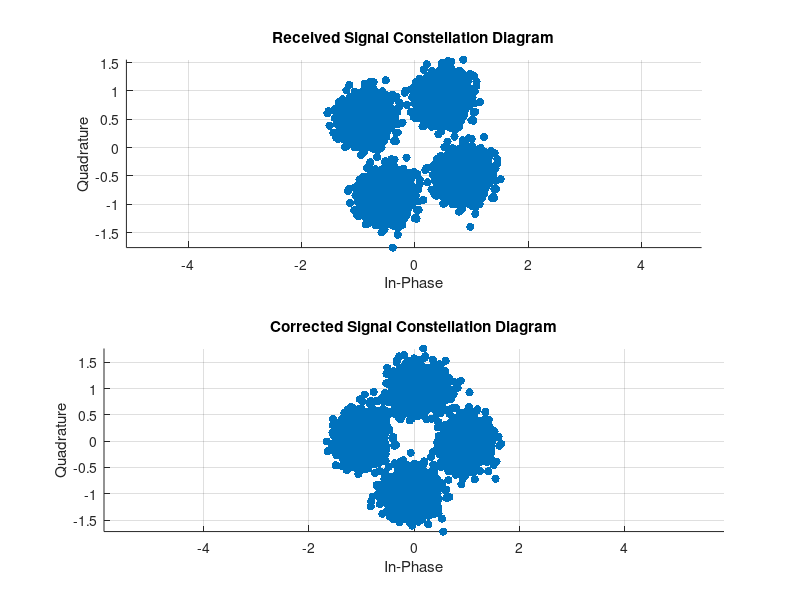
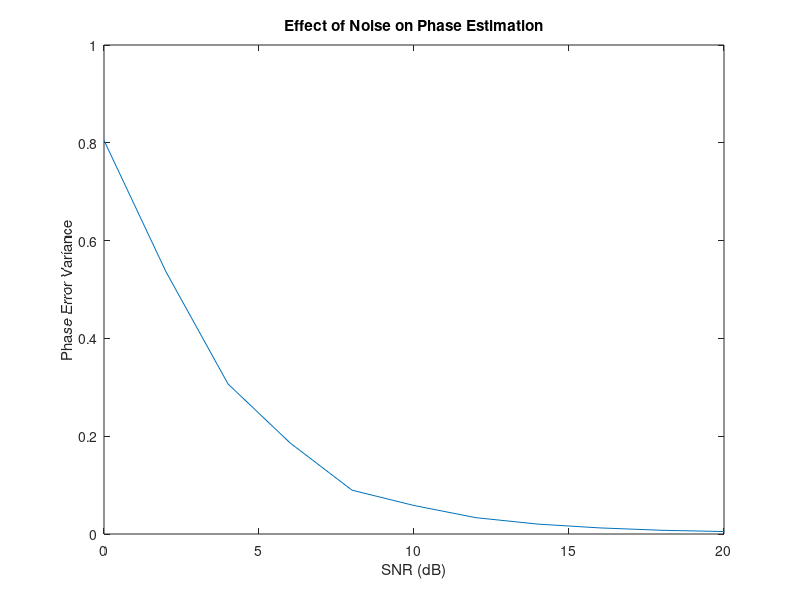
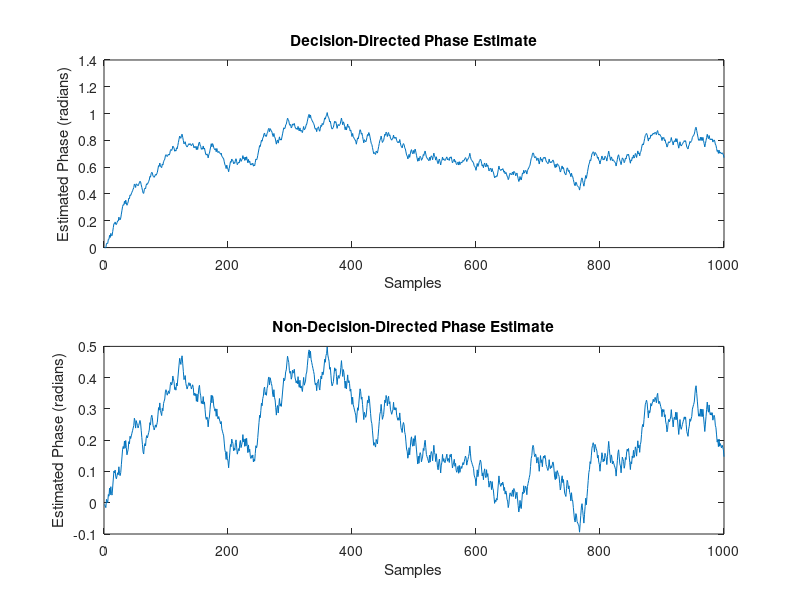

MATLAB code to generate these figures, in order:
clc; clear all; close all;
N = 1000;          % Number of symbols
SNR_dB = 10;       % Signal-to-Noise Ratio in dB
M = 4;             % QPSK modulation order
loop_bandwidth = 0.01; % PLL loop bandwidth
true_phase = pi / 3; % True phase of the carrier

% Generate QPSK symbols
tx_symbols = exp(1j * (2 * pi * (0:M-1) / M)); % QPSK constellation points
tx_data = randi([0 M-1], N, 1);                % Random data
tx_signal = tx_symbols(tx_data + 1);           % Modulated signal

% Add noise to the transmitted signal
noise = (1/sqrt(2*10^(SNR_dB/10))) * (randn(N, 1) + 1j * randn(N, 1));%gaussian noise
rx_signal = tx_signal .* exp(1j * true_phase) + noise; % Received signal

% 1. Maximum Likelihood Carrier Phase Estimation
estimated_phase_ml = angle(sum(conj(tx_signal) .* rx_signal)); % ML estimation

% 2. Phase-Locked Loop (PLL) Implementation
phase_error_pll = zeros(N, 1); % Phase error for PLL
estimated_phase_pll = zeros(N, 1); % Estimated phase for PLL
current_phase_estimate_pll = 0; % Initial phase estimate for PLL

for n = 1:N
    % Phase detection
    phase_error_pll(n) = angle(rx_signal(n) * exp(-1j * current_phase_estimate_pll)); 
    current_phase_estimate_pll = current_phase_estimate_pll + loop_bandwidth * phase_error_pll(n);
    estimated_phase_pll(n) = current_phase_estimate_pll;
end

% 3. Apply Phase Correction to Received Signal
corrected_rx_signal = rx_signal .* exp(-1j * estimated_phase_pll); % Corrected received signal

% Plot Original and Corrected Constellation Diagrams
figure;
subplot(2, 1, 1);
scatter(real(rx_signal), imag(rx_signal), 'filled');
title('Received Signal Constellation Diagram');
xlabel('In-Phase');
ylabel('Quadrature');
axis equal;
grid on;

subplot(2, 1, 2);
scatter(real(corrected_rx_signal), imag(corrected_rx_signal), 'filled');
title('Corrected Signal Constellation Diagram');
xlabel('In-Phase');
ylabel('Quadrature');
axis equal;
grid on;

% 4. Effect of Additive Noise on Phase Estimate
SNR_dB_range = 0:2:20; % SNR range for variance calculation
phase_error_variance = zeros(length(SNR_dB_range), 1);

for idx = 1:length(SNR_dB_range)
    SNR_dB = SNR_dB_range(idx);
    noise_variance = 1/(2*10^(SNR_dB/10));
    noise = sqrt(noise_variance) * (randn(N, 1) + 1j * randn(N, 1));
    
    % Received signal with noise
    rx_signal = exp(1j * true_phase) + noise; % Use a single reference for variance calculatio
    % Phase error variance
    phase_error_variance(idx) = var(angle(rx_signal) - true_phase);
end

% Plot the phase error variance as a function of SNR
figure;
plot(SNR_dB_range, phase_error_variance);
xlabel('SNR (dB)');
ylabel('Phase Error Variance');
title('Effect of Noise on Phase Estimation');

% 5. Decision-Directed and Non-Decision-Directed Loops
phase_error_dd = zeros(N, 1); % Decision-directed phase error
phase_error_ndd = zeros(N, 1); % Non-decision-directed phase error
estimated_phase_dd = zeros(N, 1);
estimated_phase_ndd = zeros(N, 1);

% Initialization
current_phase_estimate_dd = 0;
current_phase_estimate_ndd = 0;

for n = 1:N
    % Simulate received signal with phase offset and noise
    noise = (1/sqrt(2*10^(SNR_dB))) * (randn + 1j * randn);
    rx_signal = tx_signal(n) * exp(1j * true_phase) + noise;

    % Decision-Directed (DD) Loop
    detected_symbol = exp(1j * round(angle(rx_signal) * M / (2 * pi)) * 2 * pi / M); % Symbol detection
    phase_error_dd(n) = angle(detected_symbol * exp(-1j * current_phase_estimate_dd)); 
    current_phase_estimate_dd = current_phase_estimate_dd + loop_bandwidth * phase_error_dd(n);
    estimated_phase_dd(n) = current_phase_estimate_dd;

    % Non-Decision-Directed (NDD) Loop
    phase_error_ndd(n) = angle(rx_signal * exp(-1j * current_phase_estimate_ndd));
    current_phase_estimate_ndd = current_phase_estimate_ndd + loop_bandwidth * phase_error_ndd(n);
    estimated_phase_ndd(n) = current_phase_estimate_ndd;
end

% Plot the results for DD and NDD loops
figure;
subplot(2, 1, 1);
plot(1:N, estimated_phase_dd);
title('Decision-Directed Phase Estimate');
xlabel('Samples');
ylabel('Estimated Phase (radians)');

subplot(2, 1, 2);
plot(1:N, estimated_phase_ndd);
title('Non-Decision-Directed Phase Estimate');
xlabel('Samples');
ylabel('Estimated Phase (radians)');